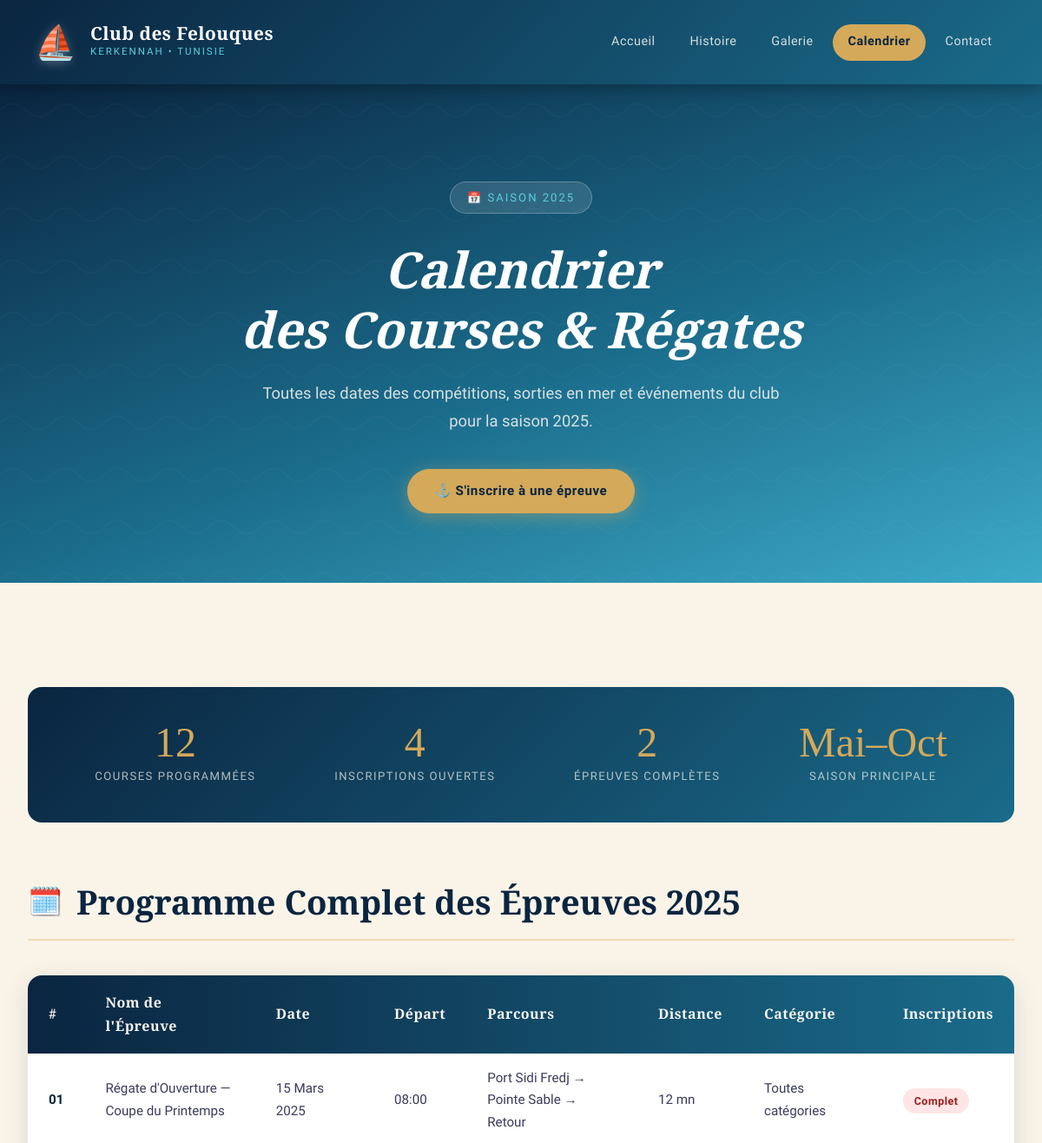
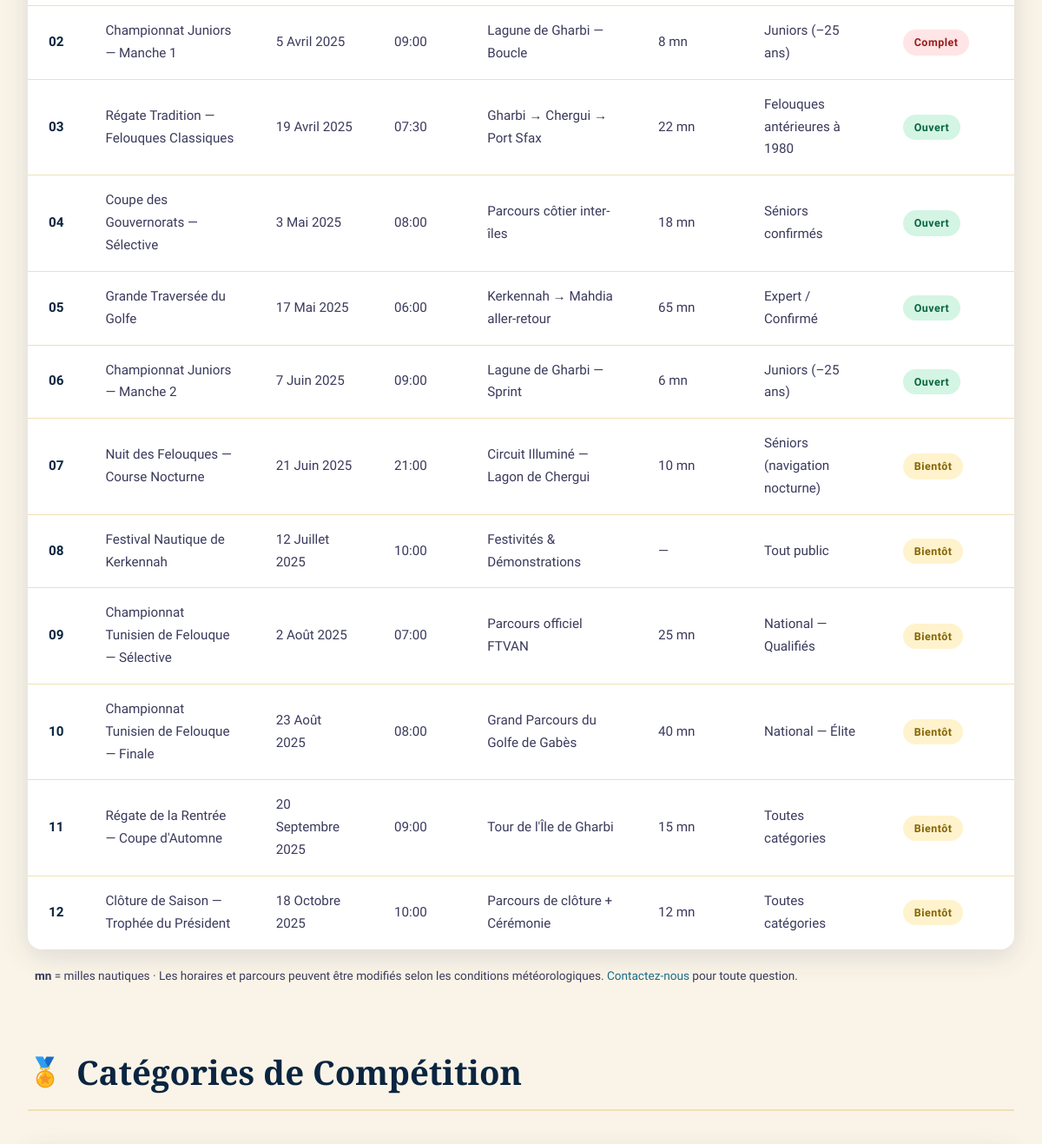
Before: /calendrier.php (upper part) with the older database file (2 pictures, top to bottom).
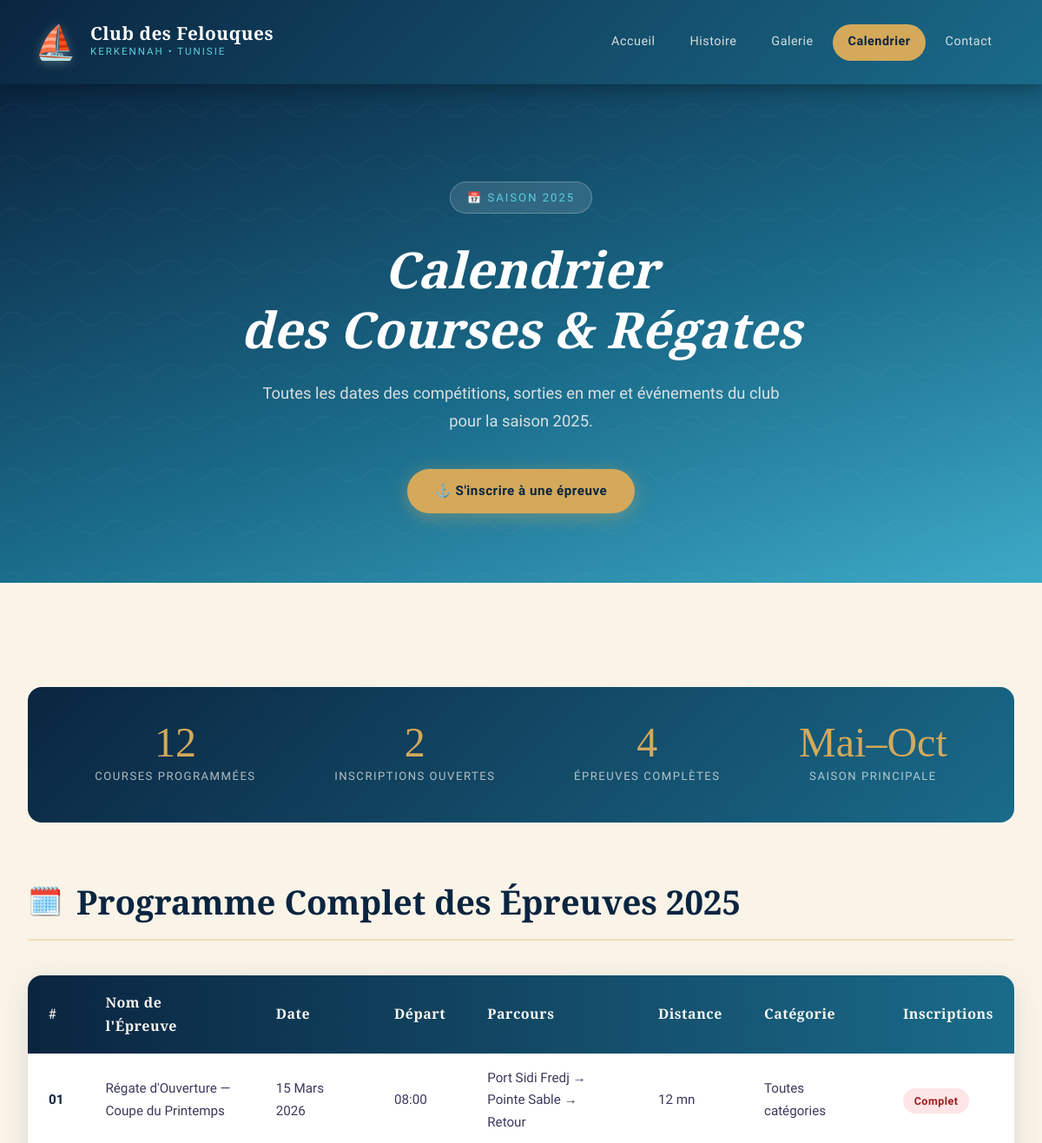
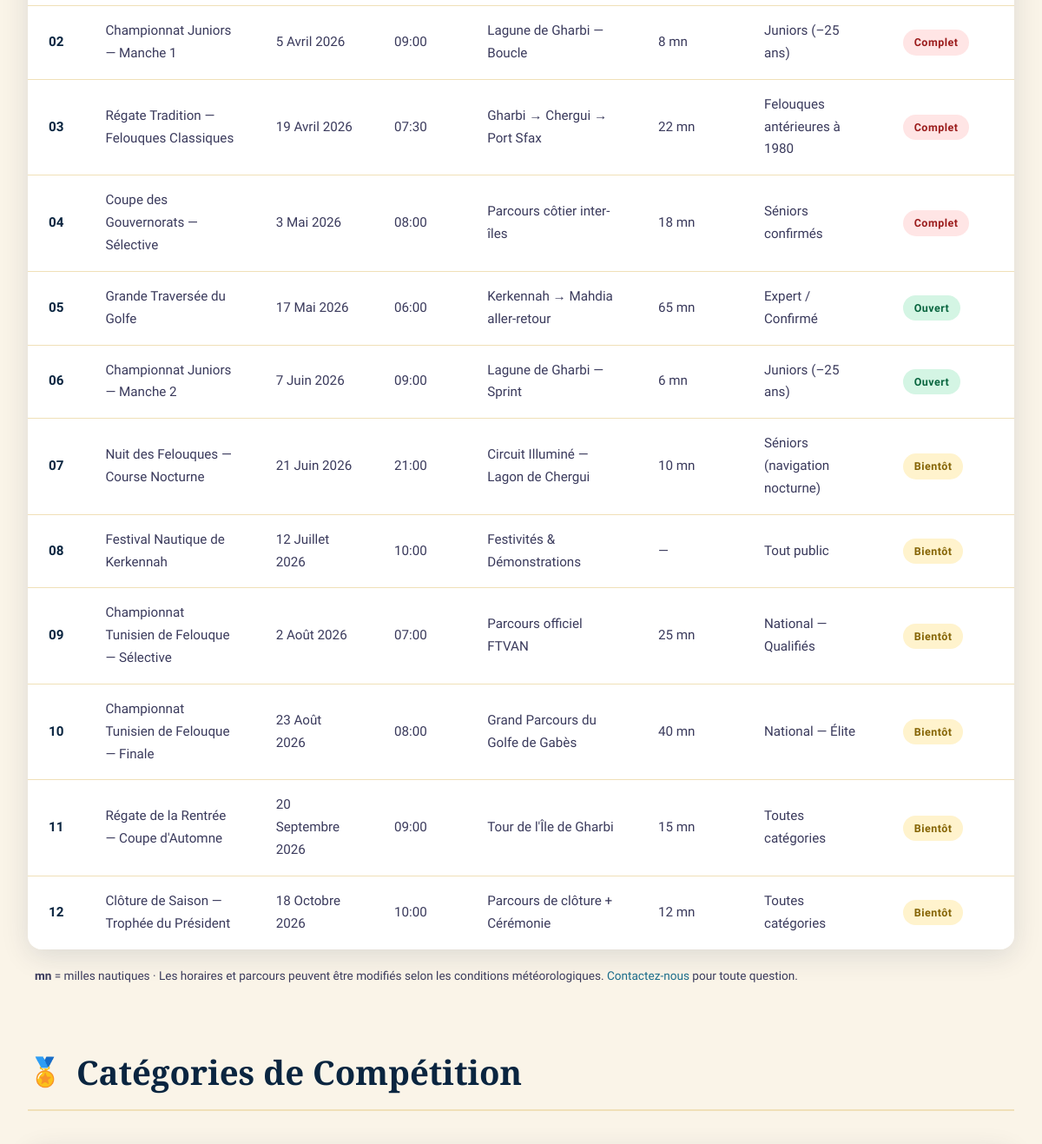
After: the same page with the newer database file (2 pictures, top to bottom).
### tables this page shows
CREATE TABLE IF NOT EXISTS evenements (
    id              INT UNSIGNED AUTO_INCREMENT PRIMARY KEY,
    nom_epreuve     VARCHAR(200) NOT NULL,
    date_debut      DATE         NOT NULL,
    date_fin        DATE         DEFAULT NULL COMMENT 'Renseigné pour les épreuves multi-jours',
    heure_depart    TIME         NOT NULL,
    parcours        VARCHAR(300) NOT NULL,
    distance_mn     VARCHAR(20)  DEFAULT NULL COMMENT 'En milles nautiques',
    categorie       VARCHAR(100) NOT NULL,
    statut          ENUM('ouvert','complet','bientot','annule') NOT NULL DEFAULT 'bientot',
    description     TEXT         DEFAULT NULL,
    places_max      SMALLINT UNSIGNED DEFAULT NULL,
    created_at      DATETIME     NOT NULL DEFAULT CURRENT_TIMESTAMP,
    updated_at      DATETIME     NOT NULL DEFAULT CURRENT_TIMESTAMP ON UPDATE CURRENT_TIMESTAMP,

    INDEX idx_date_debut (date_debut),
    INDEX idx_statut     (statut)
);

### controllers/CalendrierController.php (called while the page is built, shortened)
<?php
require_once __DIR__ . '/../config/security.php';
require_once __DIR__ . '/../models/Evenement.php';
class CalendrierController
{
    private Evenement $model;
    public function __construct()
    {
        $this->model = new Evenement();
    }
    public function index(): void
    {
        $evenements = $this->model->findAll();
        require __DIR__ . '/../views/calendrier/index.php';
    }
}

### calendrier.php (called while the page is built, shortened)
<?php
require_once __DIR__ . '/config/security.php';
require_once __DIR__ . '/config/database.php';
require_once __DIR__ . '/models/Evenement.php';
require_once __DIR__ . '/controllers/CalendrierController.php';
$controller = new CalendrierController();
$controller->index();

### config/security.php (called while the page is built, shortened)
<?php
function h(mixed $value): string
{
    return htmlspecialchars((string)$value, ENT_QUOTES | ENT_SUBSTITUTE, 'UTF-8');
}

### config/database.php (called while the page is built, shortened)
<?php
class Database
{
    private static ?PDO $instance = null;
    public static function getInstance(): PDO
    {
        if (self::$instance === null) {
            $host   = 'localhost';
            $port   = '3306';
            $dbname = 'felouques_kerkennah';
            $user   = 'root';
            $pass   = '';
            $dsn = "mysql:host={$host};port={$port};dbname={$dbname};charset=utf8mb4";
            $options = [
                PDO::ATTR_ERRMODE            => PDO::ERRMODE_EXCEPTION,
                PDO::ATTR_DEFAULT_FETCH_MODE => PDO::FETCH_ASSOC,
                PDO::ATTR_EMULATE_PREPARES   => false,
                PDO::MYSQL_ATTR_INIT_COMMAND => "SET NAMES 'utf8mb4' COLLATE 'utf8mb4_unicode_ci'",
            ];
            try {
                self::$instance = new PDO($dsn, $user, $pass, $options);
            } catch (PDOException $e) {
                error_log('Erreur connexion BD : ' . $e->getMessage());
                http_response_code(503);
                die('<h2>❌ Erreur : Impossible de se connecter à la base de données</h2>
                     <p>Vérifiez que :</p>
                     <ul>
                       <li>✅ MySQL/MariaDB est démarré dans XAMPP</li>
                       <li>✅ La base "felouques_kerkennah" existe</li>
                       <li>✅ L\'utilisateur "root" a accès</li>
                     </ul>
                     <p><a href="http://localhost/phpmyadmin">Accéder à phpMyAdmin →</a></p>');
            }
        }
        return self::$instance;
    }
}

### models/Evenement.php (called while the page is built, shortened)
<?php
require_once __DIR__ . '/../config/database.php';
class Evenement
{
    private PDO $db;
    public function __construct()
    {
        $this->db = Database::getInstance();
    }
    public function findAll(): array
    {
        $stmt = $this->db->query("
            SELECT *,
                   ROW_NUMBER() OVER (ORDER BY date_debut) AS numero
            FROM evenements
            ORDER BY date_debut ASC
        ");
        return $stmt->fetchAll();
    }
    public static function formatDate(string $date): string
    {
        $mois = [
            '01'=>'Janvier','02'=>'Février','03'=>'Mars','04'=>'Avril',
            '05'=>'Mai','06'=>'Juin','07'=>'Juillet','08'=>'Août',
            '09'=>'Septembre','10'=>'Octobre','11'=>'Novembre','12'=>'Décembre',
        ];
        [$y, $m, $d] = explode('-', $date);
        return ltrim($d, '0') . ' ' . $mois[$m] . ' ' . $y;
    }
    public static function badgeInfo(string $statut): array
    {
        return match($statut) {
            'ouvert'  => ['class' => 'badge-ouvert',  'label' => 'Ouvert'],
            'complet' => ['class' => 'badge-complet', 'label' => 'Complet'],
            'annule'  => ['class' => 'badge-complet', 'label' => 'Annulé'],
            default   => ['class' => 'badge-bientot', 'label' => 'Bientôt'],
        };
    }
}

### views/calendrier/index.php (the view, shortened to what this page needs)
<?php
$current_page = 'calendrier';
require __DIR__ . '/../layout/header.php';
?>
  <section class="hero" aria-label="En-tête Calendrier">
    <div class="hero-content">
      <div class="hero-badge">📅 Saison 2025</div>
      <h1>Calendrier<br/><em>des Courses & Régates</em></h1>
      <p>Toutes les dates des compétitions, sorties en mer et événements du club pour la saison 2025.</p>
      <a href="contact.php" class="btn btn-primary">⚓ S'inscrire à une épreuve</a>
    </div>
  </section>
  <main>
    <?php
    $total       = count($evenements);
    $nb_ouverts  = count(array_filter($evenements, fn($e) => $e['statut'] === 'ouvert'));
    $nb_complets = count(array_filter($evenements, fn($e) => $e['statut'] === 'complet'));
    ?>
    <div class="info-band">
      <div class="stat">
        <span class="stat-num"><?= $total ?></span>
        <span class="stat-label">Courses programmées</span>
      </div>
      <div class="stat">
        <span class="stat-num"><?= $nb_ouverts ?></span>
        <span class="stat-label">Inscriptions ouvertes</span>
      </div>
      <div class="stat">
        <span class="stat-num"><?= $nb_complets ?></span>
        <span class="stat-label">Épreuves complètes</span>
      </div>
      <div class="stat">
        <span class="stat-num">Mai–Oct</span>
        <span class="stat-label">Saison principale</span>
      </div>
    </div>
    <section aria-labelledby="titre-tableau">
      <div class="section-title">
        <span class="icon">🗓️</span>
        <h2 id="titre-tableau">Programme Complet des Épreuves 2025</h2>
      </div>
      <div class="table-wrapper">
        <table>
          <thead>
            <tr>
              <th scope="col">#</th>
              <th scope="col">Nom de l'Épreuve</th>
              <th scope="col">Date</th>
              <th scope="col">Départ</th>
              <th scope="col">Parcours</th>
              <th scope="col">Distance</th>
              <th scope="col">Catégorie</th>
              <th scope="col">Inscriptions</th>
            </tr>
          </thead>
          <tbody>
            <?php if (empty($evenements)): ?>
              <tr>
                <td colspan="8" style="text-align:center; padding:2rem; color:var(--texte-moyen);">
                  Aucun événement programmé pour le moment.
                </td>
              </tr>
            <?php else: ?>
              <?php foreach ($evenements as $index => $e):
                  $badge   = Evenement::badgeInfo($e['statut']);
                  $dateStr = Evenement::formatDate($e['date_debut']);
                  $heure = substr($e['heure_depart'], 0, 5);
              ?>
                <tr>
                  <td><?= str_pad((string)($index + 1), 2, '0', STR_PAD_LEFT) ?></td>
                  <td><?= h($e['nom_epreuve']) ?></td>
                  <td><?= h($dateStr) ?></td>
                  <td><?= h($heure) ?></td>
                  <td><?= h($e['parcours']) ?></td>
                  <td><?= $e['distance_mn'] ? h($e['distance_mn']) . ' mn' : '—' ?></td>
                  <td><?= h($e['categorie']) ?></td>
                  <td>
                    <span class="badge <?= h($badge['class']) ?>">
                      <?= h($badge['label']) ?>
                    </span>
                  </td>
                </tr>
              <?php endforeach; ?>
            <?php endif; ?>
          </tbody>
        </table>
      </div>
      <p style="font-size:0.85rem; color:var(--texte-moyen); margin-top:1.2rem; padding-left:0.5rem;">
        <strong>mn</strong> = milles nautiques · Les horaires et parcours peuvent être modifiés selon les conditions météorologiques.
        <a href="contact.php" style="color:var(--bleu-mer);">Contactez-nous</a> pour toute question.
      </p>
    </section>
    <section aria-labelledby="titre-categories">
      <div class="section-title">
        <span class="icon">🏅</span>
        <h2 id="titre-categories">Catégories de Compétition</h2>
      </div>
    </section>
  </main>
<?php require __DIR__ . '/../layout/footer.php'; ?>
</body>
</html>

### views/layout/header.php (shortened to what this page needs)
<?php
$current_page = $current_page ?? '';
?>
<!DOCTYPE html>
<html lang="fr" data-page="<?= h($current_page) ?>">
<head>
  <link rel="stylesheet" href="public/style.css" />
</head>
<body>
  <header>
    <div class="header-inner">
      <div class="logo-area">
        <span class="logo-icon animate-wave">⛵</span>
        <div class="logo-text">
          <span class="logo-title">Club des Felouques</span>
          <span class="logo-subtitle">Kerkennah • Tunisie</span>
        </div>
      </div>
      <nav aria-label="Navigation principale">
        <ul>
          <li><a href="index.php" <?= $current_page === 'index' ? 'class="active"' : '' ?>>Accueil</a></li>
          <li><a href="histoire.php" <?= $current_page === 'histoire' ? 'class="active"' : '' ?>>Histoire</a></li>
          <li><a href="galerie.php" <?= $current_page === 'galerie' ? 'class="active"' : '' ?>>Galerie</a></li>
          <li><a href="calendrier.php" <?= $current_page === 'calendrier' ? 'class="active"' : '' ?>>Calendrier</a></li>
          <li><a href="contact.php" <?= $current_page === 'contact' ? 'class="active"' : '' ?>>Contact</a></li>
        </ul>
      </nav>
    </div>
  </header>

### views/layout/footer.php (shortened to what this page needs)
</body>
</html>

Changed rows visible on the page:
changed evenements "Régate d'Ouverture — Coupe du Printemps": date_debut "15 Mars 2025" → "15 Mars 2026"
changed evenements "Championnat Juniors — Manche 1": date_debut "5 Avril 2025" → "5 Avril 2026"
changed evenements "Régate Tradition — Felouques Classiques": date_debut "19 Avril 2025" → "19 Avril 2026"; statut "Ouvert" → "Complet"
changed evenements "Coupe des Gouvernorats — Sélective": date_debut "3 Mai 2025" → "3 Mai 2026"; statut "Ouvert" → "Complet"
changed evenements "Grande Traversée du Golfe": date_debut "17 Mai 2025" → "17 Mai 2026"
changed evenements "Championnat Juniors — Manche 2": date_debut "7 Juin 2025" → "7 Juin 2026"
changed evenements "Nuit des Felouques — Course Nocturne": date_debut "21 Juin 2025" → "21 Juin 2026"
changed evenements "Festival Nautique de Kerkennah": date_debut "12 Juillet 2025" → "12 Juillet 2026"
changed evenements "Championnat Tunisien de Felouque — Sélective": date_debut "2 Août 2025" → "2 Août 2026"
changed evenements "Championnat Tunisien de Felouque — Finale": date_debut "23 Août 2025" → "23 Août 2026"
changed evenements "Régate de la Rentrée — Coupe d'Automne": date_debut "20 Septembre 2025" → "20 Septembre 2026"
changed evenements "Clôture de Saison — Trophée du Président": date_debut "18 Octobre 2025" → "18 Octobre 2026"
Other visible differences:
$nb_ouverts: "4" → "2"
$nb_complets: "2" → "4"
